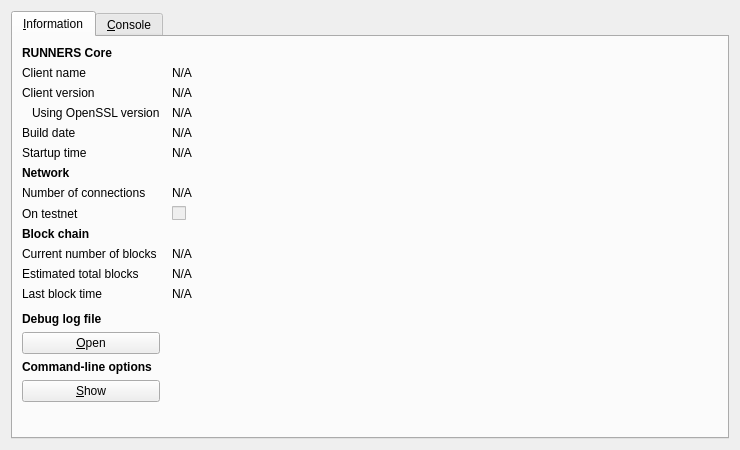
<?xml version="1.0" encoding="UTF-8"?>
<ui version="4.0">
 <class>RPCConsole</class>
 <widget class="QDialog" name="RPCConsole">
  <property name="geometry">
   <rect>
    <x>0</x>
    <y>0</y>
    <width>740</width>
    <height>450</height>
   </rect>
  </property>
  <property name="windowTitle">
   <string>RUNNERS - Debug window</string>
  </property>
  <layout class="QVBoxLayout" name="verticalLayout_2">
   <item>
    <widget class="QTabWidget" name="tabWidget">
     <property name="currentIndex">
      <number>0</number>
     </property>
     <widget class="QWidget" name="tab_info">
      <attribute name="title">
       <string>&amp;Information</string>
      </attribute>
      <layout class="QGridLayout" name="gridLayout" columnstretch="0,1">
       <property name="horizontalSpacing">
        <number>12</number>
       </property>
       <item row="0" column="0">
        <widget class="QLabel" name="label_9">
         <property name="font">
          <font>
           <weight>75</weight>
           <bold>true</bold>
          </font>
         </property>
         <property name="text">
          <string>RUNNERS Core</string>
         </property>
        </widget>
       </item>
       <item row="1" column="0">
        <widget class="QLabel" name="label_5">
         <property name="text">
          <string>Client name</string>
         </property>
        </widget>
       </item>
       <item row="1" column="1">
        <widget class="QLabel" name="clientName">
         <property name="cursor">
          <cursorShape>IBeamCursor</cursorShape>
         </property>
         <property name="text">
          <string>N/A</string>
         </property>
         <property name="textFormat">
          <enum>Qt::PlainText</enum>
         </property>
         <property name="textInteractionFlags">
          <set>Qt::LinksAccessibleByMouse|Qt::TextSelectableByKeyboard|Qt::TextSelectableByMouse</set>
         </property>
        </widget>
       </item>
       <item row="2" column="0">
        <widget class="QLabel" name="label_6">
         <property name="text">
          <string>Client version</string>
         </property>
        </widget>
       </item>
       <item row="2" column="1">
        <widget class="QLabel" name="clientVersion">
         <property name="cursor">
          <cursorShape>IBeamCursor</cursorShape>
         </property>
         <property name="text">
          <string>N/A</string>
         </property>
         <property name="textFormat">
          <enum>Qt::PlainText</enum>
         </property>
         <property name="textInteractionFlags">
          <set>Qt::LinksAccessibleByMouse|Qt::TextSelectableByKeyboard|Qt::TextSelectableByMouse</set>
         </property>
        </widget>
       </item>
       <item row="3" column="0">
        <widget class="QLabel" name="label_14">
         <property name="text">
          <string>Using OpenSSL version</string>
         </property>
         <property name="indent">
          <number>10</number>
         </property>
        </widget>
       </item>
       <item row="3" column="1">
        <widget class="QLabel" name="openSSLVersion">
         <property name="cursor">
          <cursorShape>IBeamCursor</cursorShape>
         </property>
         <property name="text">
          <string>N/A</string>
         </property>
         <property name="textFormat">
          <enum>Qt::PlainText</enum>
         </property>
         <property name="textInteractionFlags">
          <set>Qt::LinksAccessibleByMouse|Qt::TextSelectableByKeyboard|Qt::TextSelectableByMouse</set>
         </property>
        </widget>
       </item>
       <item row="4" column="0">
        <widget class="QLabel" name="label_12">
         <property name="text">
          <string>Build date</string>
         </property>
        </widget>
       </item>
       <item row="4" column="1">
        <widget class="QLabel" name="buildDate">
         <property name="cursor">
          <cursorShape>IBeamCursor</cursorShape>
         </property>
         <property name="text">
          <string>N/A</string>
         </property>
         <property name="textFormat">
          <enum>Qt::PlainText</enum>
         </property>
         <property name="textInteractionFlags">
          <set>Qt::LinksAccessibleByMouse|Qt::TextSelectableByKeyboard|Qt::TextSelectableByMouse</set>
         </property>
        </widget>
       </item>
       <item row="5" column="0">
        <widget class="QLabel" name="label_13">
         <property name="text">
          <string>Startup time</string>
         </property>
        </widget>
       </item>
       <item row="5" column="1">
        <widget class="QLabel" name="startupTime">
         <property name="cursor">
          <cursorShape>IBeamCursor</cursorShape>
         </property>
         <property name="text">
          <string>N/A</string>
         </property>
         <property name="textFormat">
          <enum>Qt::PlainText</enum>
         </property>
         <property name="textInteractionFlags">
          <set>Qt::LinksAccessibleByMouse|Qt::TextSelectableByKeyboard|Qt::TextSelectableByMouse</set>
         </property>
        </widget>
       </item>
       <item row="6" column="0">
        <widget class="QLabel" name="label_11">
         <property name="font">
          <font>
           <weight>75</weight>
           <bold>true</bold>
          </font>
         </property>
         <property name="text">
          <string>Network</string>
         </property>
        </widget>
       </item>
       <item row="7" column="0">
        <widget class="QLabel" name="label_7">
         <property name="text">
          <string>Number of connections</string>
         </property>
        </widget>
       </item>
       <item row="7" column="1">
        <widget class="QLabel" name="numberOfConnections">
         <property name="cursor">
          <cursorShape>IBeamCursor</cursorShape>
         </property>
         <property name="text">
          <string>N/A</string>
         </property>
         <property name="textFormat">
          <enum>Qt::PlainText</enum>
         </property>
         <property name="textInteractionFlags">
          <set>Qt::LinksAccessibleByMouse|Qt::TextSelectableByKeyboard|Qt::TextSelectableByMouse</set>
         </property>
        </widget>
       </item>
       <item row="8" column="0">
        <widget class="QLabel" name="label_8">
         <property name="text">
          <string>On testnet</string>
         </property>
        </widget>
       </item>
       <item row="8" column="1">
        <widget class="QCheckBox" name="isTestNet">
         <property name="enabled">
          <bool>false</bool>
         </property>
         <property name="text">
          <string/>
         </property>
        </widget>
       </item>
       <item row="9" column="0">
        <widget class="QLabel" name="label_10">
         <property name="font">
          <font>
           <weight>75</weight>
           <bold>true</bold>
          </font>
         </property>
         <property name="text">
          <string>Block chain</string>
         </property>
        </widget>
       </item>
       <item row="10" column="0">
        <widget class="QLabel" name="label_3">
         <property name="text">
          <string>Current number of blocks</string>
         </property>
        </widget>
       </item>
       <item row="10" column="1">
        <widget class="QLabel" name="numberOfBlocks">
         <property name="cursor">
          <cursorShape>IBeamCursor</cursorShape>
         </property>
         <property name="text">
          <string>N/A</string>
         </property>
         <property name="textFormat">
          <enum>Qt::PlainText</enum>
         </property>
         <property name="textInteractionFlags">
          <set>Qt::LinksAccessibleByMouse|Qt::TextSelectableByKeyboard|Qt::TextSelectableByMouse</set>
         </property>
        </widget>
       </item>
       <item row="11" column="0">
        <widget class="QLabel" name="label_4">
         <property name="text">
          <string>Estimated total blocks</string>
         </property>
        </widget>
       </item>
       <item row="11" column="1">
        <widget class="QLabel" name="totalBlocks">
         <property name="cursor">
          <cursorShape>IBeamCursor</cursorShape>
         </property>
         <property name="text">
          <string>N/A</string>
         </property>
         <property name="textFormat">
          <enum>Qt::PlainText</enum>
         </property>
         <property name="textInteractionFlags">
          <set>Qt::LinksAccessibleByMouse|Qt::TextSelectableByKeyboard|Qt::TextSelectableByMouse</set>
         </property>
        </widget>
       </item>
       <item row="12" column="0">
        <widget class="QLabel" name="label_2">
         <property name="text">
          <string>Last block time</string>
         </property>
        </widget>
       </item>
       <item row="12" column="1">
        <widget class="QLabel" name="lastBlockTime">
         <property name="cursor">
          <cursorShape>IBeamCursor</cursorShape>
         </property>
         <property name="text">
          <string>N/A</string>
         </property>
         <property name="textFormat">
          <enum>Qt::PlainText</enum>
         </property>
         <property name="textInteractionFlags">
          <set>Qt::LinksAccessibleByMouse|Qt::TextSelectableByKeyboard|Qt::TextSelectableByMouse</set>
         </property>
        </widget>
       </item>
       <item row="13" column="0">
        <spacer name="verticalSpacer_2">
         <property name="orientation">
          <enum>Qt::Vertical</enum>
         </property>
         <property name="sizeHint" stdset="0">
          <size>
           <width>20</width>
           <height>20</height>
          </size>
         </property>
        </spacer>
       </item>
       <item row="14" column="0">
        <widget class="QLabel" name="labelDebugLogfile">
         <property name="font">
          <font>
           <weight>75</weight>
           <bold>true</bold>
          </font>
         </property>
         <property name="text">
          <string>Debug log file</string>
         </property>
        </widget>
       </item>
       <item row="15" column="0">
        <widget class="QPushButton" name="openDebugLogfileButton">
         <property name="toolTip">
          <string>Open the RUNNERS debug log file from the current data directory. This can take a few seconds for large log files.</string>
         </property>
         <property name="text">
          <string>&amp;Open</string>
         </property>
         <property name="autoDefault">
          <bool>false</bool>
         </property>
        </widget>
       </item>
       <item row="16" column="0">
        <widget class="QLabel" name="labelCLOptions">
         <property name="font">
          <font>
           <weight>75</weight>
           <bold>true</bold>
          </font>
         </property>
         <property name="text">
          <string>Command-line options</string>
         </property>
        </widget>
       </item>
       <item row="17" column="0">
        <widget class="QPushButton" name="showCLOptionsButton">
         <property name="toolTip">
          <string>Show the RUNNERS-Qt help message to get a list with possible RUNNERS command-line options.</string>
         </property>
         <property name="text">
          <string>&amp;Show</string>
         </property>
         <property name="autoDefault">
          <bool>false</bool>
         </property>
        </widget>
       </item>
       <item row="18" column="0">
        <spacer name="verticalSpacer">
         <property name="orientation">
          <enum>Qt::Vertical</enum>
         </property>
         <property name="sizeHint" stdset="0">
          <size>
           <width>20</width>
           <height>40</height>
          </size>
         </property>
        </spacer>
       </item>
      </layout>
     </widget>
     <widget class="QWidget" name="tab_console">
      <attribute name="title">
       <string>&amp;Console</string>
      </attribute>
      <layout class="QVBoxLayout" name="verticalLayout_3">
       <property name="spacing">
        <number>3</number>
       </property>
       <item>
        <widget class="QTextEdit" name="messagesWidget">
         <property name="minimumSize">
          <size>
           <width>0</width>
           <height>100</height>
          </size>
         </property>
         <property name="readOnly">
          <bool>true</bool>
         </property>
         <property name="tabKeyNavigation" stdset="0">
          <bool>false</bool>
         </property>
         <property name="columnCount" stdset="0">
          <number>2</number>
         </property>
        </widget>
       </item>
       <item>
        <layout class="QHBoxLayout" name="horizontalLayout">
         <property name="spacing">
          <number>3</number>
         </property>
         <item>
          <widget class="QLabel" name="label">
           <property name="text">
            <string notr="true">&gt;</string>
           </property>
          </widget>
         </item>
         <item>
          <widget class="QLineEdit" name="lineEdit"/>
         </item>
         <item>
          <widget class="QPushButton" name="clearButton">
           <property name="maximumSize">
            <size>
             <width>24</width>
             <height>24</height>
            </size>
           </property>
           <property name="toolTip">
            <string>Clear console</string>
           </property>
           <property name="text">
            <string/>
           </property>
           <property name="icon">
            <iconset resource="../bitcoin.qrc">
             <normaloff>:/icons/remove</normaloff>:/icons/remove</iconset>
           </property>
           <property name="shortcut">
            <string notr="true">Ctrl+L</string>
           </property>
           <property name="autoDefault">
            <bool>false</bool>
           </property>
          </widget>
         </item>
        </layout>
       </item>
      </layout>
     </widget>
    </widget>
   </item>
  </layout>
 </widget>
 <resources>
  <include location="../bitcoin.qrc"/>
 </resources>
 <connections/>
</ui>
